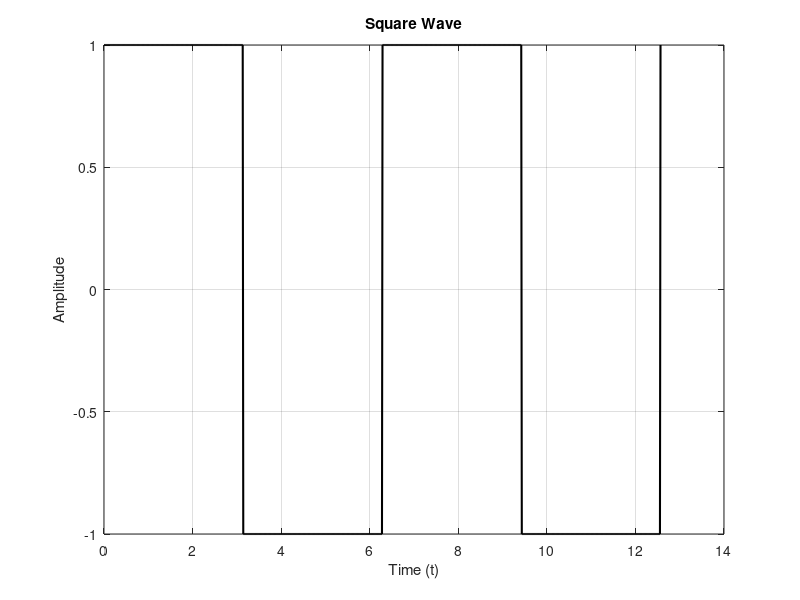
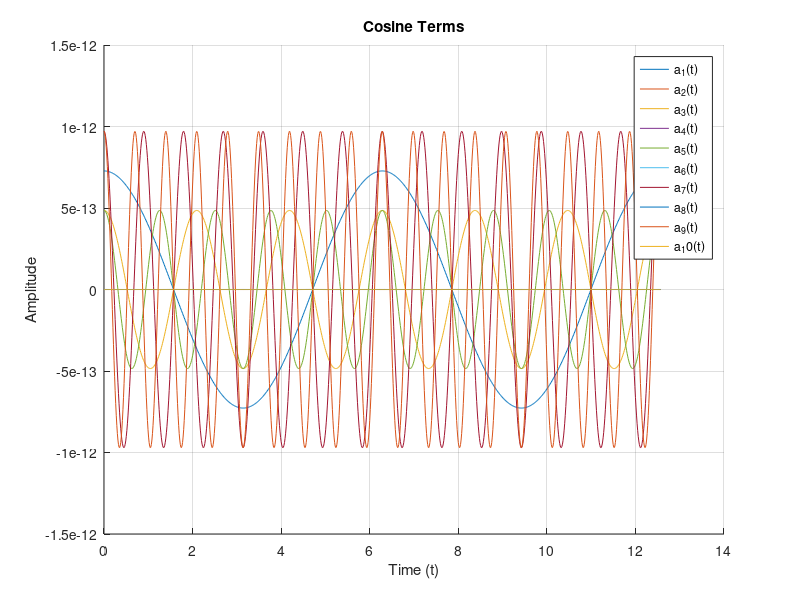
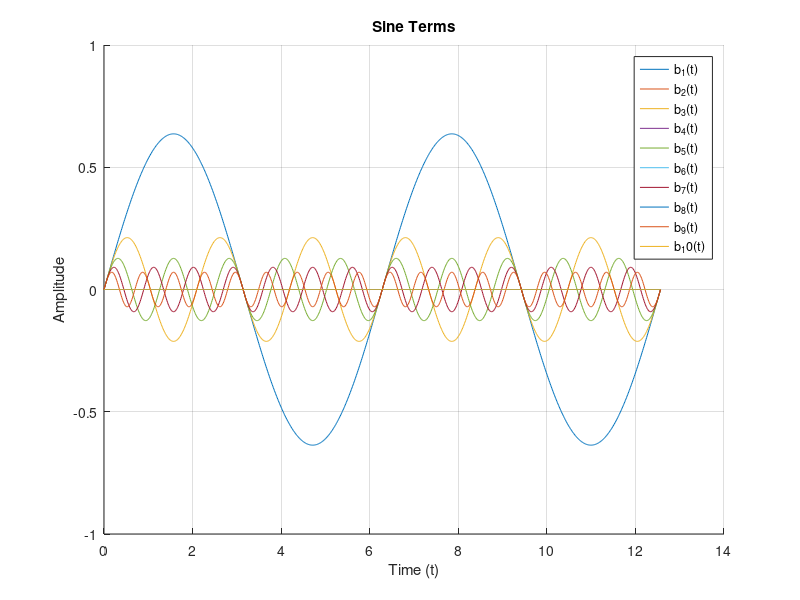

Source code (MATLAB) for these figures, in order: (Note: this script raises an error after producing the figures.)
T = 2 * pi;
num_terms = 10;
t = linspace(0, 2*T, 1000);

a0 = (1/T) * integral(@(t) (1 * (mod(t, T) < pi)) + (-1 * (mod(t, T) >= pi)), 0, T);
n = 1:num_terms;

an = zeros(size(n));
bn = zeros(size(n));

for k = n
    an(k) = (1/T) * integral(@(t) ((1 * (mod(t, T) < pi)) + (-1 * (mod(t, T) >= pi))) .* cos(k * (2*pi/T) * t), 0, T);
    bn(k) = (1/T) * integral(@(t) ((1 * (mod(t, T) < pi)) + (-1 * (mod(t, T) >= pi))) .* sin(k * (2*pi/T) * t), 0, T);
end

x_approx = a0 / 2 * ones(size(t));

for k = n
    x_approx = x_approx + an(k) * cos(k * (2*pi/T) * t) + bn(k) * sin(k * (2*pi/T) * t);
end

x = @(t) (1 * (mod(t, T) < pi)) + (-1 * (mod(t, T) >= pi));

% Plot the original square wave
figure;
plot(t, x(t), 'k', 'LineWidth', 1.5);
title('Square Wave');
xlabel('Time (t)');
ylabel('Amplitude');
grid on;

% Plot the cosine terms
figure;
hold on;
for k = 1:num_terms
    plot(t, an(k) * cos(k * (2*pi/T) * t), 'DisplayName', sprintf('a_%d(t)', k));
end
title('Cosine Terms');
xlabel('Time (t)');
ylabel('Amplitude');
legend show;
grid on;
hold off;

% Plot the sine terms
figure;
hold on;
for k = 1:num_terms
    plot(t, bn(k) * sin(k * (2*pi/T) * t), 'DisplayName', sprintf('b_%d(t)', k));
end
title('Sine Terms');
xlabel('Time (t)');
ylabel('Amplitude');
legend show;
grid on;
hold off;

% Plot the a_0/2 term
figure;
yline(a0/2, 'b--', 'DisplayName', 'a_0/2', 'LineWidth', 1.5);
title('Constant Term a_0/2');
xlabel('Time (t)');
ylabel('Amplitude');
legend show;
grid on;

% Plot the total Fourier series approximation
figure;
hold on;
plot(t, x_approx, 'r', 'DisplayName', 'Fourier Series Approximation', 'LineWidth', 1.5);
yline(a0/2, 'b--', 'DisplayName', 'a_0/2', 'LineWidth', 1.5);
title('Total Fourier Series Approximation');
xlabel('Time (t)');
ylabel('Amplitude');
legend show;
grid on;
hold off;
